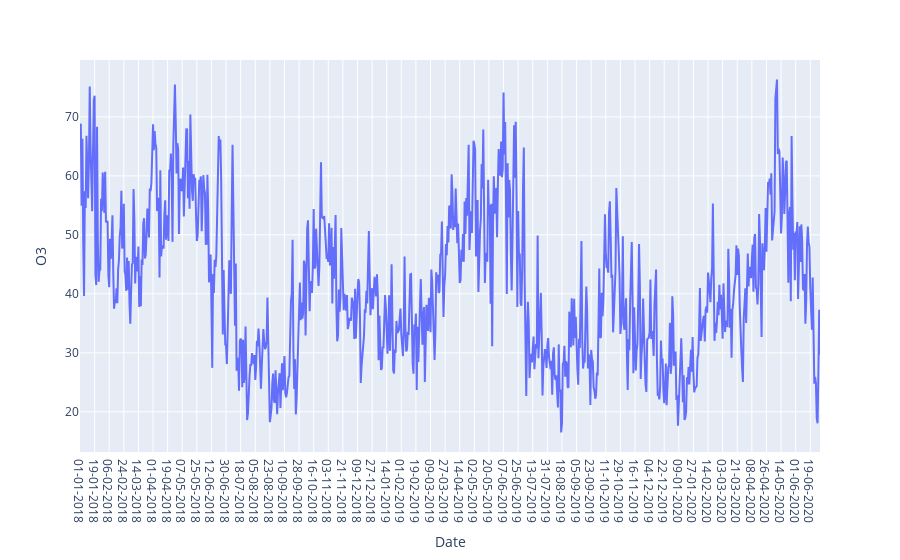

Notebook cell for this chart:
### Code cell
fig = px.line(data, x="Date", y="O3")
fig.show()

### Figure 1 — Plotly figure (JSON) as saved in the notebook; plotly's stock layout.template omitted (floating-point values rounded to 4 significant figures; data arrays with more than 128 entries replaced by an {"elided": "..."} marker saying what was removed)
{"data": [{"hovertemplate": "Date=%{x}<br>O3=%{y}<extra></extra>", "legendgroup": "", "line": {"color": "#636efa", "dash": "solid"}, "mode": "lines", "name": "", "orientation": "v", "showlegend": false, "type": "scatter", "x": {"elided": "913 str values"}, "xaxis": "x", "y": {"elided": "913 float values"}, "yaxis": "y"}], "layout": {"legend": {"tracegroupgap": 0}, "margin": {"t": 60}, "xaxis": {"anchor": "y", "domain": [0, 1], "title": {"text": "Date"}}, "yaxis": {"anchor": "x", "domain": [0, 1], "title": {"text": "O3"}}}}
